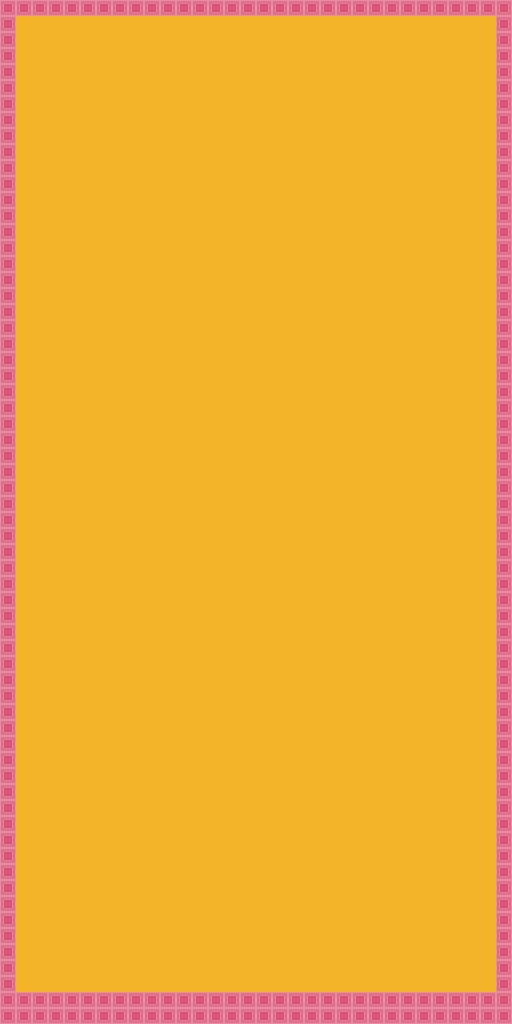

A 2D game scene composited from a Tiled map and its tileset images. What follows is a short description and the map's XML, with each tile layer's data collapsed to a summary:
An orthogonal 32x64 tile map with 16x16 px tiles, 2 tile layers (background, walls), 1 hidden layer not drawn and 39 objects.

<map version="1.0" orientation="orthogonal" renderorder="right-down" width="32" height="64" tilewidth="16" tileheight="16" nextobjectid="51">
 <tileset firstgid="1" name="tiles" tilewidth="16" tileheight="16">
  <image source="tiles.png" width="128" height="80" />
 </tileset>
 <layer name="background" width="32" height="64">
  <data>[2048 cells, 2048 non-empty, 1 distinct tile ids]</data>
 </layer>
 <layer name="wallShadow" width="32" height="64" visible="0">
  <data>[2048 cells, 0 non-empty, 0 distinct tile ids]</data>
 </layer>
 <layer name="walls" width="32" height="64">
  <data>[2048 cells, 218 non-empty, 1 distinct tile ids]</data>
 </layer>
 <objectgroup name="objects">
  <object id="1" x="208" y="880" width="16" height="16">
   <properties>
    <property name="taste" value="4" />
    <property name="trigger" value="1" />
   </properties>
  </object>
  <object id="3" x="80" y="944" width="16" height="16">
   <properties>
    <property name="taste" value="1" />
   </properties>
  </object>
  <object id="4" x="80" y="896" width="16" height="16">
   <properties>
    <property name="taste" value="1" />
   </properties>
  </object>
  <object id="5" x="80" y="848" width="16" height="16">
   <properties>
    <property name="taste" value="1" />
   </properties>
  </object>
  <object id="6" x="80" y="800" width="16" height="16">
   <properties>
    <property name="taste" value="1" />
   </properties>
  </object>
  <object id="7" x="80" y="752" width="16" height="16">
   <properties>
    <property name="taste" value="1" />
   </properties>
  </object>
  <object id="8" x="208" y="816" width="16" height="16">
   <properties>
    <property name="taste" value="1" />
    <property name="trigger" value="1" />
   </properties>
  </object>
  <object id="9" x="208" y="752" width="16" height="16">
   <properties>
    <property name="taste" value="1" />
    <property name="trigger" value="1" />
   </properties>
  </object>
  <object id="14" x="400" y="864" width="16" height="16">
   <properties>
    <property name="taste" value="4" />
    <property name="trigger" value="2" />
   </properties>
  </object>
  <object id="20" x="400" y="800" width="16" height="16">
   <properties>
    <property name="taste" value="1" />
    <property name="trigger" value="2" />
   </properties>
  </object>
  <object id="22" x="400" y="224" width="16" height="16">
   <properties>
    <property name="taste" value="2" />
    <property name="trigger" value="2" />
   </properties>
  </object>
  <object id="23" x="400" y="736" width="16" height="16">
   <properties>
    <property name="taste" value="1" />
    <property name="trigger" value="2" />
   </properties>
  </object>
  <object id="24" x="400" y="672" width="16" height="16">
   <properties>
    <property name="taste" value="1" />
    <property name="trigger" value="2" />
   </properties>
  </object>
  <object id="25" x="400" y="416" width="16" height="16">
   <properties>
    <property name="taste" value="1" />
    <property name="trigger" value="2" />
   </properties>
  </object>
  <object id="26" x="400" y="480" width="16" height="16">
   <properties>
    <property name="taste" value="1" />
    <property name="trigger" value="2" />
   </properties>
  </object>
  <object id="27" x="400" y="608" width="16" height="16">
   <properties>
    <property name="taste" value="1" />
    <property name="trigger" value="2" />
   </properties>
  </object>
  <object id="28" x="400" y="352" width="16" height="16">
   <properties>
    <property name="taste" value="1" />
    <property name="trigger" value="2" />
   </properties>
  </object>
  <object id="29" x="400" y="544" width="16" height="16">
   <properties>
    <property name="taste" value="1" />
    <property name="trigger" value="2" />
   </properties>
  </object>
  <object id="30" x="400" y="288" width="16" height="16">
   <properties>
    <property name="taste" value="1" />
    <property name="trigger" value="2" />
   </properties>
  </object>
  <object id="31" x="80" y="704" width="16" height="16">
   <properties>
    <property name="taste" value="1" />
   </properties>
  </object>
  <object id="32" x="80" y="608" width="16" height="16">
   <properties>
    <property name="taste" value="1" />
   </properties>
  </object>
  <object id="33" x="80" y="560" width="16" height="16">
   <properties>
    <property name="taste" value="1" />
   </properties>
  </object>
  <object id="34" x="80" y="656" width="16" height="16">
   <properties>
    <property name="taste" value="1" />
   </properties>
  </object>
  <object id="35" x="80" y="512" width="16" height="16">
   <properties>
    <property name="taste" value="1" />
   </properties>
  </object>
  <object id="36" x="80" y="464" width="16" height="16">
   <properties>
    <property name="taste" value="1" />
   </properties>
  </object>
  <object id="37" x="80" y="368" width="16" height="16">
   <properties>
    <property name="taste" value="1" />
   </properties>
  </object>
  <object id="38" x="80" y="320" width="16" height="16">
   <properties>
    <property name="taste" value="1" />
   </properties>
  </object>
  <object id="39" x="80" y="416" width="16" height="16">
   <properties>
    <property name="taste" value="1" />
   </properties>
  </object>
  <object id="40" x="80" y="272" width="16" height="16">
   <properties>
    <property name="taste" value="1" />
   </properties>
  </object>
  <object id="41" x="208" y="624" width="16" height="16">
   <properties>
    <property name="taste" value="1" />
    <property name="trigger" value="1" />
   </properties>
  </object>
  <object id="42" x="208" y="688" width="16" height="16">
   <properties>
    <property name="taste" value="1" />
    <property name="trigger" value="1" />
   </properties>
  </object>
  <object id="43" x="208" y="368" width="16" height="16">
   <properties>
    <property name="taste" value="1" />
    <property name="trigger" value="1" />
   </properties>
  </object>
  <object id="44" x="208" y="496" width="16" height="16">
   <properties>
    <property name="taste" value="1" />
    <property name="trigger" value="1" />
   </properties>
  </object>
  <object id="45" x="208" y="560" width="16" height="16">
   <properties>
    <property name="taste" value="1" />
    <property name="trigger" value="1" />
   </properties>
  </object>
  <object id="46" x="208" y="432" width="16" height="16">
   <properties>
    <property name="taste" value="1" />
    <property name="trigger" value="1" />
   </properties>
  </object>
  <object id="47" x="208" y="304" width="16" height="16">
   <properties>
    <property name="taste" value="1" />
    <property name="trigger" value="1" />
   </properties>
  </object>
  <object id="48" x="208" y="240" width="16" height="16">
   <properties>
    <property name="taste" value="1" />
    <property name="trigger" value="1" />
   </properties>
  </object>
  <object id="49" x="208" y="176" width="16" height="16">
   <properties>
    <property name="taste" value="1" />
    <property name="trigger" value="1" />
   </properties>
  </object>
 </objectgroup>
 <objectgroup name="spawn">
  <object id="50" x="80" y="976" width="16" height="16" />
 </objectgroup>
</map>